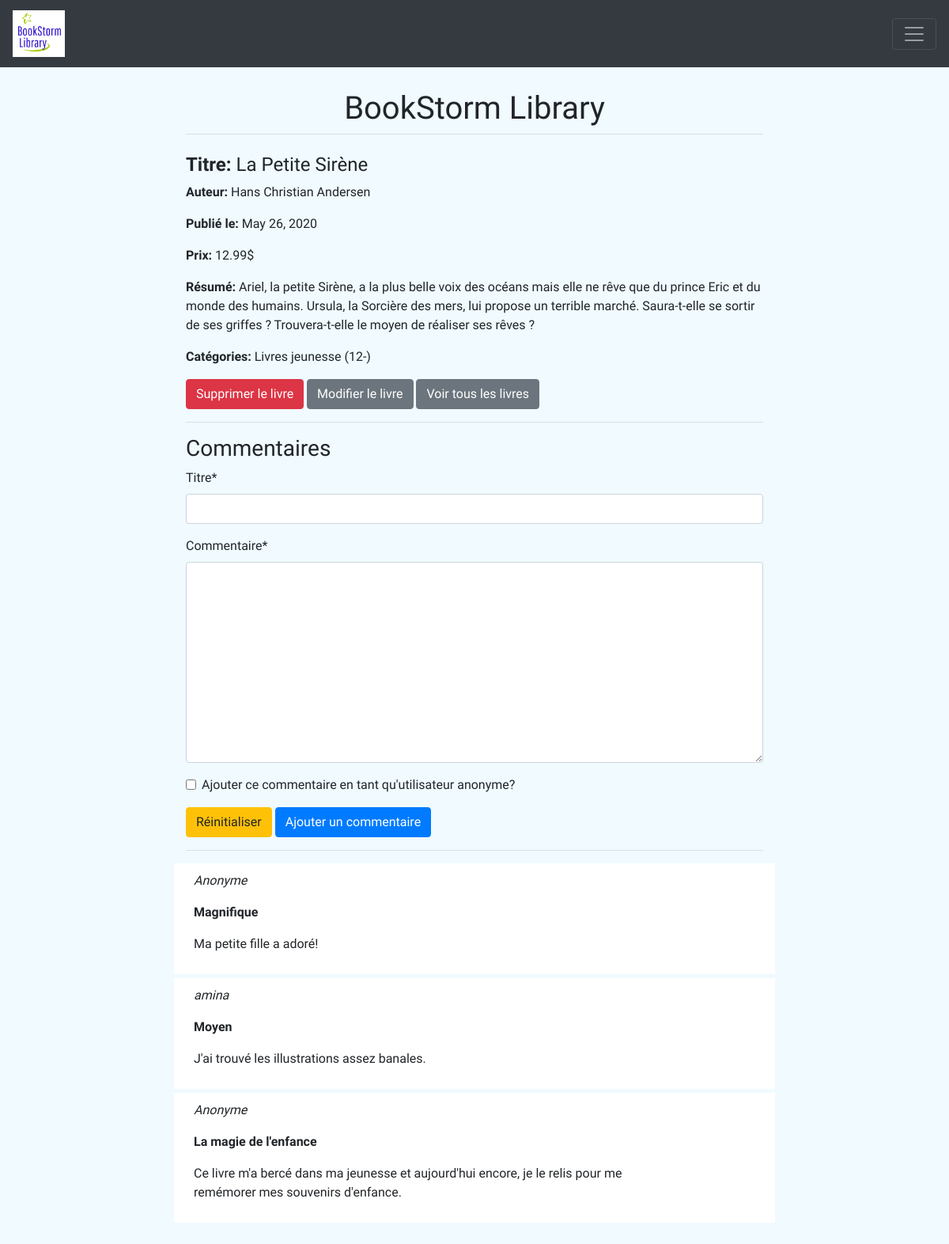
Page /books/1/ (signed in) on the earlier database version.
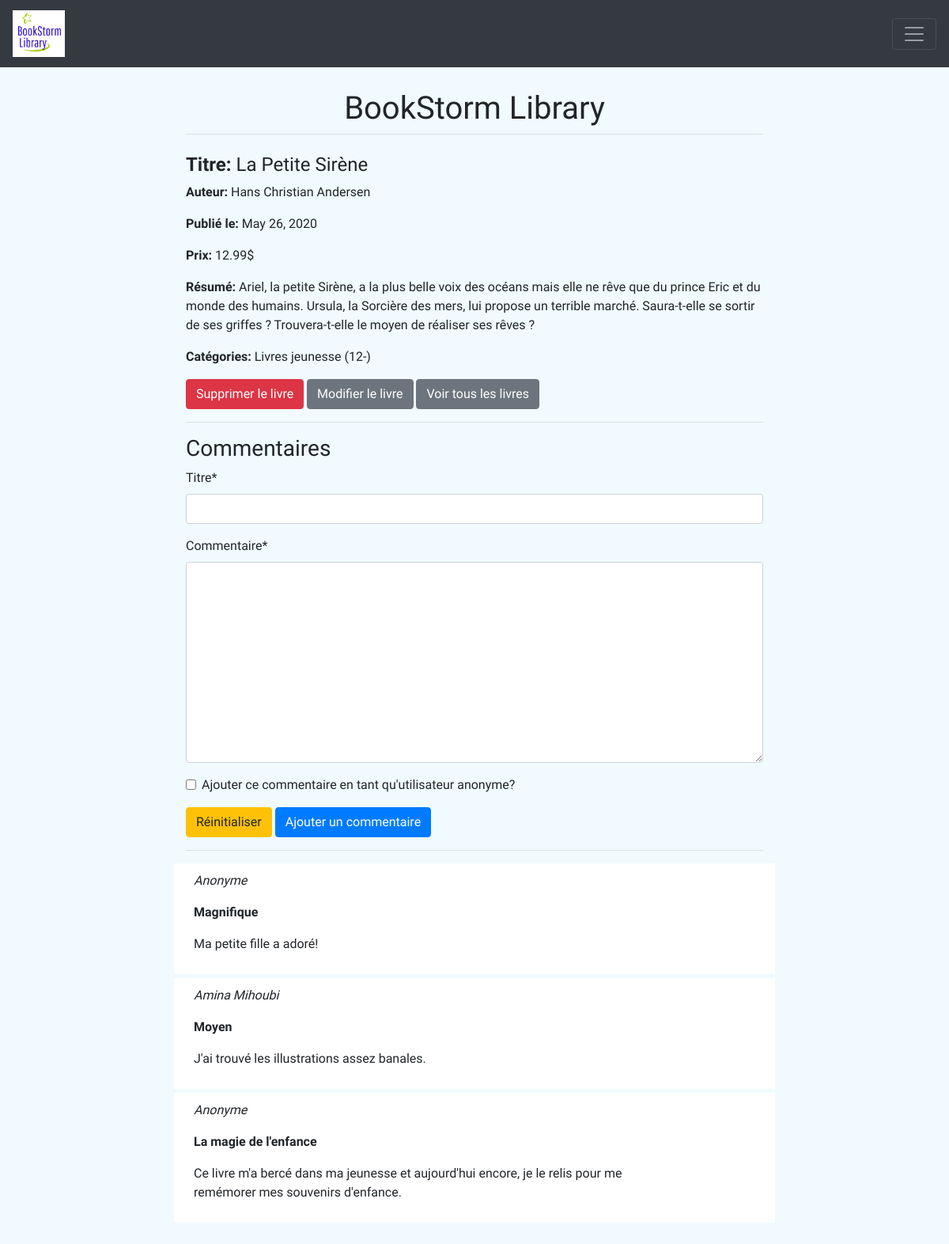
Same page on the later database version.
### comments/models.py (models this page shows, shortened)
class Comment(models.Model):
    title               = models.CharField(max_length=120) # max_length is mandatory with a CharField
    content             = models.TextField()
    author              = models.ForeignKey(Account, on_delete=models.CASCADE)
    anonymous           = models.BooleanField(default=False)
    book                = models.ForeignKey(Book, on_delete=models.CASCADE)
    create_stamp        = models.DateField(auto_now_add=True) # only when first created
    last_update_stamp   = models.DateField(auto_now=True) # every time save() method is called, including when it is first created

### accounts/models.py (models this page shows, shortened)
class Account(AbstractUser):
    is_author	= models.BooleanField(default=False)
    def has_author_account(self):
        return self.is_author
    def __str__(self):
        if self.first_name is None or self.first_name is '': #no null in python, use None instead
            return self.username
        else:
            return self.get_full_name()

### books/views.py (the view)
# urls.py: path('<int:id>/', BookDetailView.as_view(), name='book-detail'),
class BookDetailView(DetailView):
	template_name = 'books/book_detail.html'
	def get_object(self): #if you use a parameter name different from pk
		id_ = self.kwargs.get("id")
		return get_object_or_404(Book, id=id_)
	def get_context_data(self, **kwargs): #specify additionnal context variables
		context = super().get_context_data(**kwargs)
		context['comment_form'] = CommentForm
		context['comment_list'] = Book.objects.get(id=self.kwargs.get("id")).comment_set.all()
		return context

### categories/models.py (called while the page is built)
    def __str__(self):
        return self.name

### books/templates/books/book_detail.html (shortened to what this page needs)
{% extends 'base.html' %}
{% block content %}
    <h4><b>Titre:</b> {{ object.title }}</h4>
    <p><b>Auteur:</b>
            {{ object.author }}
        </p>
    <p><b>Publié le:</b> {{ object.create_stamp }}</p>
    <p><b>Prix:</b> {{ object.price }}$</p>
    <p><b>Résumé:</b> {{ object.summary }}</p>
    <p><b>Catégories:</b> {{ object.categories.all|join:", " }}</p>
    {% if object.author == user %}
        <a href="{% url 'books:book-delete' object.pk %}" class="btn btn-danger">Supprimer le livre</a>
        <a href="{% url 'books:book-update' object.pk %}" class="btn btn-secondary">Modifier le livre</a>
    {% else %}
        <button onclick="{{ object.like }}" class="btn btn-primary">J'aime <i class="fas fa-heart"></i></button>
    {% endif %}
    <a href="{% url 'books:book-list'%}" class="btn btn-secondary">Voir tous les livres</a>
    <hr>
    <h3>Commentaires</h3>
    {% load crispy_forms_tags %}
    <form method="POST" action="{% url 'comments:comment-create' object.id %}">
        {{ comment_form|crispy }}
        <input type="reset" name="reset" value="Réinitialiser" class="btn btn-warning">
        <input type="submit" name="submit" class="btn btn-primary" value="Ajouter un commentaire">
    </form>
    <hr>
	{% for comment in comment_list %}
        <div style="background-color: white; padding: 10px; margin-bottom: 5px; position: relative;" class="row">
            <div class="col-sm-10">
                {% if comment.anonymous %}
                    <p><em>Anonyme</em></p>
                {% else %}
                    <p><em>{{ comment.author }}</em></p>
                {% endif %}
                <p><b>{{ comment.title }}</b></p>
                <p>{{ comment.content }}</p>
            </div>
        </div>
        {% empty %}
            <div>Aucun commmentaire</div>
	{% endfor %}
{% endblock %}

Differences in the rows shown:
changed through a linked row, Comment "Moyen": author "amina" → "Amina Mihoubi"
